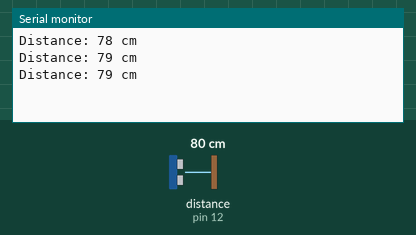
Bench run of a sketch on a simulated Arduino Uno, built with avr-gcc and run on an emulated ATmega328P. Shown: the last lines printed to the serial monitor. Wiring (inferred from the names in the program): ultrasonic range finder: trigger pin 13; echo pin 12. Inputs (shaded band) come from the test bench; at power-on: distance to the obstacle (sensor on pin 12) 80 cm. The echo pulse lasts 58.3 µs per cm.

Above: at 1.3 s.
1.4 s: distance to the obstacle (sensor on pin 12) set to 2 cm
At 1.9 s:
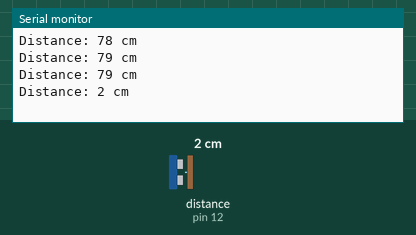
2.9 s: distance to the obstacle (sensor on pin 12) set to 4 cm
At 3.4 s:
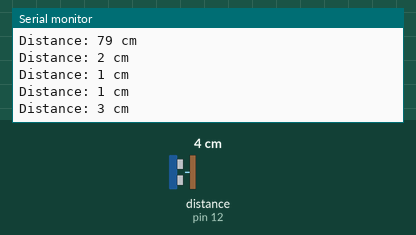
Timing chart, 0 to 5.9 s (numbered marks = the images above; inputs shaded):
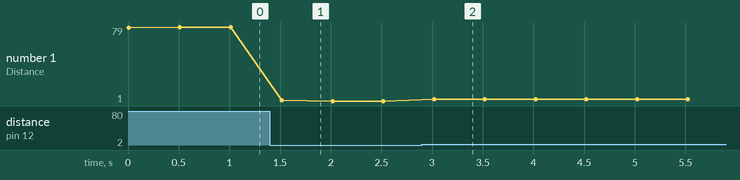

The sketch:

HC-SR04SENSOR-CODE-WD4.ino
```cpp
const int trigPin = 13;
const int echoPin = 12;

// Define variables for duration and distance
long duration;
int distance;

void setup() {
  // Set the trigger and echo pins as output and input, respectively
  pinMode(trigPin, OUTPUT);
  pinMode(echoPin, INPUT);

  // Initialize serial communication at 9600 bits per second
  Serial.begin(9600);
}

void loop() {
  // Clear the trigPin by setting it LOW
  digitalWrite(trigPin, LOW);
  delayMicroseconds(2);

  // Set the trigPin HIGH for 10 microseconds
  digitalWrite(trigPin, HIGH);
  delayMicroseconds(10);
  digitalWrite(trigPin, LOW);

  // Read the echoPin, and calculate the distance
  duration = pulseIn(echoPin, HIGH);

  // Calculate the distance in centimeters
  distance = duration * 0.034 / 2;

  // Print the distance to the Serial Monitor
  Serial.print("Distance: ");
  Serial.print(distance);
  Serial.println(" cm");

  // Delay before taking the next measurement
  delay(500);
}
```

Measured:
- after the input at 1.4 s, the serial monitor: prints a new line after 0.12 s (image 1)
- after the input at 2.9 s, the serial monitor: prints a new line after 0.12 s (image 2)
- plotted number 1: 79 → 1 after the input at 1.4 s, 1 → 3 after the input at 2.9 s
